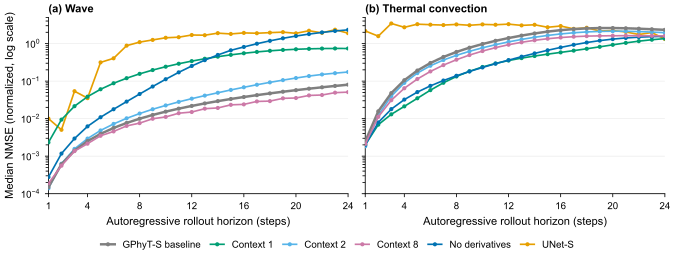

Write Python code to recreate this figure.
"""Per-system held-out rollout NMSE for the reduced-scale GPhyT-S ablations.

Build the CSV first with build_data.py, then regenerate the figure with:
    uv run --no-project --with matplotlib --with numpy python docs/figures/heldout_systems.py
"""

import csv
from collections import defaultdict
from pathlib import Path

from orx_figstyle import WIDE, figure_grid, panel_labels, save, use_style
from results import STYLES

DATA = Path(__file__).resolve().parent.parent / "data" / "rollout_nmse_t4_per_system.csv"
OUT = Path(__file__).resolve().parent / "heldout_systems"

SYSTEMS = [("wave", "(a) Wave"), ("thermal_convection", "(b) Thermal convection")]
LEGEND_ORDER = [
    "GPhyT-S baseline",
    "Context 1",
    "Context 2",
    "Context 8",
    "No derivatives",
    "UNet-S",
]


def load():
    series = defaultdict(lambda: defaultdict(dict))
    with DATA.open(encoding="utf8") as handle:
        for row in csv.DictReader(handle):
            if row["split"] != "heldout":
                continue
            series[row["system"]][row["variant"]][int(row["horizon"])] = float(
                row["nmse_median"]
            )
    return series


def main():
    use_style()
    series = load()
    fig, axes = figure_grid(1, 2, width=WIDE, ratio=0.38, sharey=True)

    for ax, (system, _label) in zip(axes, SYSTEMS):
        for variant in LEGEND_ORDER:
            points = series[system][variant]
            horizons = sorted(points)
            values = [points[h] for h in horizons]
            ax.plot(
                horizons,
                values,
                marker="o",
                ms=2.0,
                label=variant,
                **STYLES[variant],
            )
        ax.set_xlabel("Autoregressive rollout horizon (steps)")
        ax.set_xlim(1, 24)
        ax.set_xticks([1, 4, 8, 12, 16, 20, 24])
        ax.set_yscale("log")
        ax.set_ylim(1e-4, 5.0)
        ax.grid(True, axis="y", which="major", color="0.92", lw=0.5)
        ax.set_axisbelow(True)

    axes[0].set_ylabel("Median NMSE (normalized, log scale)")
    panel_labels(axes, [label for _system, label in SYSTEMS])
    handles, labels = axes[0].get_legend_handles_labels()
    by_label = dict(zip(labels, handles))
    fig.legend(
        [by_label[name] for name in LEGEND_ORDER],
        LEGEND_ORDER,
        loc="outside lower center",
        ncol=6,
        frameon=False,
    )
    save(fig, str(OUT), formats=("svg", "pdf", "png"))


if __name__ == "__main__":
    main()
